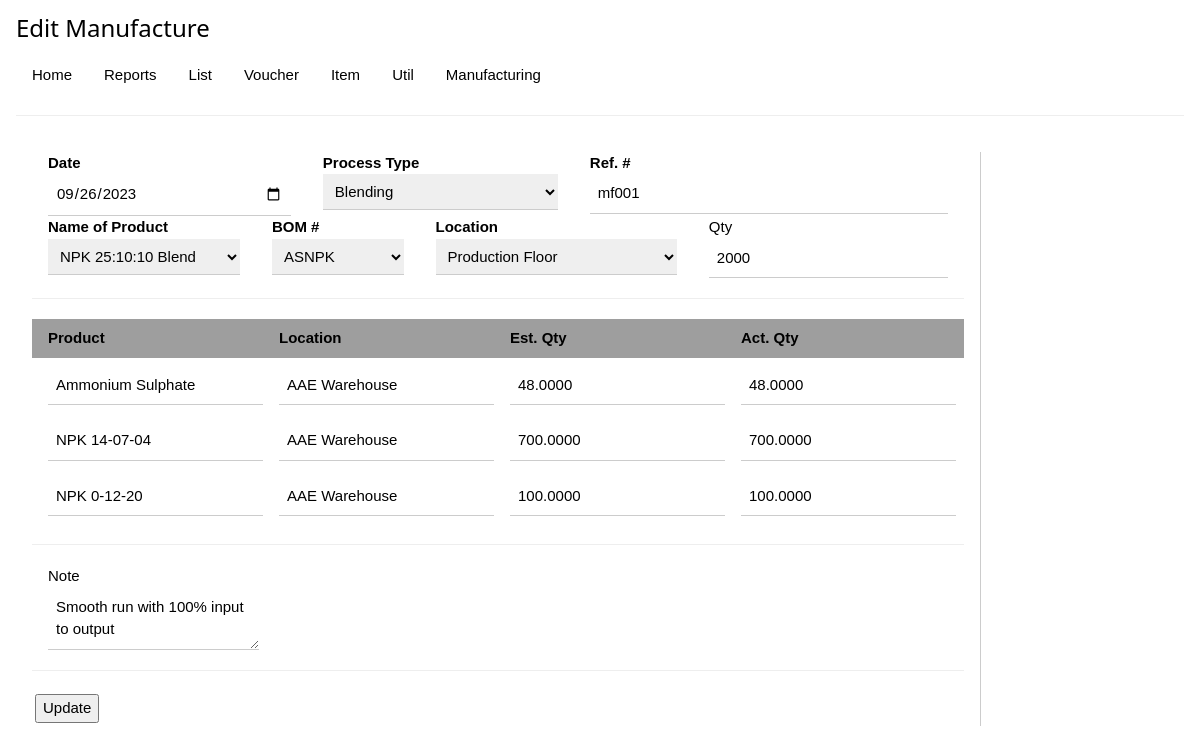
/app/mfedit.php?medit=1, run on the app's committed database.
### tables this page shows
CREATE TABLE `manufact` (
  `mf_id` int(11) NOT NULL,
  `mf_date` timestamp NULL DEFAULT NULL,
  `mf_reftype` varchar(25) DEFAULT NULL,
  `mf_refno` varchar(12) DEFAULT NULL,
  `mf_fitem` varchar(25) DEFAULT NULL,
  `mf_bom` varchar(25) DEFAULT NULL,
  `mf_loc` varchar(25) DEFAULT NULL,
  `mf_fqty` varchar(25) DEFAULT NULL,
  `mf_note` varchar(50) DEFAULT NULL
);

CREATE TABLE `products` (
  `i_id` int(11) NOT NULL,
  `u_id` int(11) NOT NULL,
  `icode` varchar(25) NOT NULL,
  `iname` varchar(25) NOT NULL,
  `icat` varchar(25) NOT NULL
);

CREATE TABLE `bom` (
  `bom_id` int(11) NOT NULL,
  `bom_name` varchar(25) DEFAULT NULL,
  `bom_fitem` varchar(25) DEFAULT NULL,
  `bom_uom` int(11) DEFAULT NULL
);

CREATE TABLE `location` (
  `loc_id` int(11) NOT NULL,
  `loc_code` varchar(25) DEFAULT NULL,
  `loc_name` varchar(25) DEFAULT NULL
);

CREATE TABLE `manufactitems` (
  `mfi_id` int(11) NOT NULL,
  `mf_id` int(11) NOT NULL,
  `mf_rmitem` varchar(25) DEFAULT NULL,
  `mf_rmloc` varchar(25) DEFAULT NULL,
  `mf_stdqty` decimal(10,4) DEFAULT NULL,
  `mf_actqty` decimal(10,4) DEFAULT NULL
);

### app/mfedit.php (the view, shortened to what this page needs)
<?php
require_once '../inc/db.php';
if (isset($_GET['medit'])) {
	$medit = $_GET['medit'];
	$mfdata = array();
	$mfsql = 'SELECT * FROM manufact as m
			  INNER JOIN products as p ON p.i_id = m.mf_fitem
			  INNER JOIN bom as b ON b.bom_id = m.mf_bom
			  INNER JOIN location as l ON l.loc_id = m.mf_loc
			  WHERE m.mf_id = "'.$medit.'"';
	$misql = 'SELECT * FROM manufactitems WHERE mf_id = "'.$medit.'"';
	$mfrs = mysqli_query($conn, $mfsql);
	$mirs = mysqli_query($conn, $misql);
	if (!$mfrs) {
		die('Error in query: ' . mysqli_error($conn));
	} else {
		while ($row = mysqli_fetch_array($mfrs, MYSQLI_ASSOC)) {
			$mdata['mfid'] = $row['mf_id'];
			$mdata['mfdate'] = $row['mf_date'];
			$mdata['mftype'] = $row['mf_reftype'];
			$mdata['mfno'] = $row['mf_refno'];
			$mdata['mffitem'] = $row['mf_fitem'];
			$mdata['mfbom'] = $row['mf_bom'];
			$mdata['mfloc'] = $row['mf_loc'];
			$mdata['mffqty'] = $row['mf_fqty'];
			$mdata['mfnote'] = $row['mf_note'];
		}
	}
	if (!$mirs) {
		die('Error in query: ' . mysqli_error($conn));
	} else {
		while ($mirow = mysqli_fetch_assoc($mirs)) {
			$mfdata[] = $mirow;
		}
	}
}
$bomsql = 'SELECT * FROM bom ORDER BY bom_name ASC';
$bomrs = mysqli_query($conn, $bomsql);
$mafsql = 'SELECT * FROM products WHERE icat="Semi-Finished Goods" OR icat="Finished Goods"  ORDER BY icode ASC';
$mafrs = mysqli_query($conn, $mafsql);
$locsql = 'SELECT * FROM location ORDER BY loc_code ASC';
$mfloc = mysqli_query($conn, $locsql);
?>
<!DOCTYPE html>
<html>
<head>
	<link rel="stylesheet" type="text/css" href="../lib/w3.css">
</head>
<body>
	<div class="w3-container">
		<h3>Edit Manufacture</h3>
		<?php require_once '../inc/nav.php'; ?>
		<div class="w3-panel w3-left w3-border-right">
			<form action="invoicedb.php" method="post">
				<div class="w3-cell-row">
					<div class="w3-container w3-cell">
						<?php
						$mdate = strftime('%Y-%m-%d', strtotime($mdata["mfdate"]));
						?>
						<label><b>Date</b></label>
						<input type="date" name="mfdate" class="w3-input" value="<?php echo $mdate; ?>">
					</div>
					<div class="w3-container w3-cell">
						<label><b>Process Type</b></label>
						<select name="mftype" id="reft" class="w3-input">
							<option value="blending" <?php if ($mdata['mftype'] == "blending") { ?> selected="selected" <?php } ?>>
								Blending</option>
						</select>
					</div>
					<div class="w3-container w3-cell">
						<label><b>Ref. #</b></label>
						<input type="text" name="mfno" class="w3-input" autocomplete="off" value="<?php echo $mdata['mfno']; ?>">
					</div>
				</div>
				<div class="w3-cell-row">
					<div class="w3-container w3-cell">
						<label><b>Name of Product</b></label>
						<select name="mfitem" class="w3-input">
							<?php while ($row = mysqli_fetch_assoc($mafrs)) { ?> <option value="<?php echo $row["i_id"]; ?>" <?php if ($mdata['mffitem'] == $row["i_id"]) { ?> selected="selected" <?php } ?>><?php echo $row["iname"]; ?>
								</option>
							<?php } ?>
						</select>
					</div>
					<div class="w3-container w3-cell">
						<label><b>BOM #</b></label>
						<select name="mfbom" class="w3-input">
							<?php while ($row = mysqli_fetch_assoc($bomrs)) { ?> <option value="<?php echo $row["bom_id"]; ?>" <?php if ($mdata['mfbom'] == $row["bom_id"]) { ?> selected="selected" <?php } ?>><?php echo $row["bom_name"]; ?>
								</option>
							<?php } ?>
						</select>
					</div>
					<div class="w3-container w3-cell">
						<label><b>Location</b></label>
						<select name="mfloc" class="w3-input">
							<?php while ($row = mysqli_fetch_assoc($mfloc)) { ?> <option value="<?php echo $row["loc_id"]; ?>" <?php if ($mdata['mfloc'] == $row["loc_id"]) { ?> selected="selected" <?php } ?>><?php echo $row["loc_name"]; ?>
								</option>
							<?php } ?>
						</select>
					</div>
					<div class="w3-container w3-cell">
						<label>Qty</label>
						<input type="text" name="mfqty" class="w3-input" value="<?php echo $mdata['mffqty']; ?>">
					</div>
				</div>
				<hr>
				<table id="mftbl" class="w3-table w3-striped">
					<thead class="w3-gray">
						<tr>
							<th>Product</th>
							<th>Location</th>
							<th>Est. Qty</th>
							<th>Act. Qty</th>
						</tr>
					</thead>
					<?php
					foreach ($mfdata as $mf) {
					?>
					<tbody>
						<tr>
							<td>
								<input id='rmitem' type='text' class='w3-input' name='rmitem[]' value="<?php echo $mf['mf_rmitem'] ?>" />
							</td>
							<td>
								<input id="rmloc" type="text" class="w3-input" name="rmloc[]" value="<?php echo $mf['mf_rmloc'] ?>" >
							</td>
							<td>
								<input id="stdqty" type="number" class="w3-input" name="stdqty[]" value="<?php echo $mf['mf_stdqty'] ?>">
					     	</td>
							<td>
								<input id="actqty" type="text" class="w3-input" name="actqty[]" value="<?php echo $mf['mf_actqty'] ?>">
							</td>
						</tr>
					</tbody>
					<?php  } ?>
				</table>
				<hr>
				<div class="w3-container w3-cell">
					<label>Note</label>
					<textarea name="mfnote" class="w3-input"><?php echo $mdata['mfnote']; ?></textarea>
				</div>
				<hr>
				<table>
					<tr>
						<td><input type="submit" name="mfupdate" value="Update" /></td>
					</tr>
				</table>
			</form>
		</div>
	</div>
</body>
</html>

### data on the page
manufact: mfdate "09/26/2023", mftype "Blending", mfno "mf001", mfitem "NPK 25:10:10 Blend", mfbom "ASNPK", mfloc "Production Floor", mfqty "2000", mfnote "Smooth run with 100% input to output"
manufactitems: mf_rmitem "Ammonium Sulphate", mf_rmloc "AAE Warehouse", mf_stdqty "48.0000", mf_actqty "48.0000"
manufactitems: mf_rmitem "NPK 14-07-04", mf_rmloc "AAE Warehouse", mf_stdqty "700.0000", mf_actqty "700.0000"
manufactitems: mf_rmitem "NPK 0-12-20", mf_rmloc "AAE Warehouse", mf_stdqty "100.0000", mf_actqty "100.0000"
